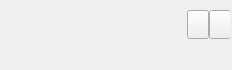
<ui version="4.0" >
 <class>PaletteListWidgetItemClass</class>
 <widget class="QFrame" name="PaletteListWidgetItemClass" >
  <property name="geometry" >
   <rect>
    <x>0</x>
    <y>0</y>
    <width>232</width>
    <height>70</height>
   </rect>
  </property>
  <property name="lineWidth" >
   <number>0</number>
  </property>
  <layout class="QGridLayout" name="gridLayout" >
   <property name="leftMargin" >
    <number>20</number>
   </property>
   <property name="topMargin" >
    <number>4</number>
   </property>
   <property name="rightMargin" >
    <number>2</number>
   </property>
   <property name="bottomMargin" >
    <number>5</number>
   </property>
   <property name="horizontalSpacing" >
    <number>2</number>
   </property>
   <property name="verticalSpacing" >
    <number>0</number>
   </property>
   <item row="0" column="0" >
    <widget class="MoodBox::PaletteViewWidget" native="1" name="paletteWidget" >
     <property name="minimumSize" >
      <size>
       <width>163</width>
       <height>41</height>
      </size>
     </property>
     <property name="maximumSize" >
      <size>
       <width>163</width>
       <height>41</height>
      </size>
     </property>
    </widget>
   </item>
   <item row="0" column="1" colspan="2" >
    <widget class="QWidget" native="1" name="removeButtonHost" >
     <property name="sizePolicy" >
      <sizepolicy vsizetype="Fixed" hsizetype="Fixed" >
       <horstretch>0</horstretch>
       <verstretch>0</verstretch>
      </sizepolicy>
     </property>
     <property name="minimumSize" >
      <size>
       <width>45</width>
       <height>20</height>
      </size>
     </property>
     <layout class="QGridLayout" name="gridLayout_2" >
      <property name="leftMargin" >
       <number>2</number>
      </property>
      <property name="topMargin" >
       <number>2</number>
      </property>
      <property name="rightMargin" >
       <number>0</number>
      </property>
      <property name="bottomMargin" >
       <number>2</number>
      </property>
      <property name="spacing" >
       <number>2</number>
      </property>
      <item row="0" column="2" >
       <widget class="QToolButton" name="addPaletteButton" >
        <property name="minimumSize" >
         <size>
          <width>22</width>
          <height>22</height>
         </size>
        </property>
        <property name="focusPolicy" >
         <enum>Qt::NoFocus</enum>
        </property>
        <property name="accessibleName" >
         <string>transparentButton</string>
        </property>
        <property name="iconSize" >
         <size>
          <width>22</width>
          <height>22</height>
         </size>
        </property>
       </widget>
      </item>
      <item row="0" column="0" >
       <spacer name="horizontalSpacer" >
        <property name="orientation" >
         <enum>Qt::Horizontal</enum>
        </property>
        <property name="sizeHint" stdset="0" >
         <size>
          <width>40</width>
          <height>20</height>
         </size>
        </property>
       </spacer>
      </item>
      <item row="0" column="1" >
       <widget class="QToolButton" name="deletePaletteButton" >
        <property name="minimumSize" >
         <size>
          <width>22</width>
          <height>22</height>
         </size>
        </property>
        <property name="accessibleName" >
         <string>transparentButton</string>
        </property>
        <property name="iconSize" >
         <size>
          <width>22</width>
          <height>22</height>
         </size>
        </property>
       </widget>
      </item>
     </layout>
    </widget>
   </item>
   <item row="1" column="0" >
    <widget class="QLabel" name="nameLabel" >
     <property name="alignment" >
      <set>Qt::AlignCenter|Qt::AlignHCenter|Qt::AlignLeading|Qt::AlignLeft|Qt::AlignVCenter</set>
     </property>
    </widget>
   </item>
  </layout>
 </widget>
 <layoutdefault spacing="0" margin="0" />
 <customwidgets>
  <customwidget>
   <class>MoodBox::PaletteViewWidget</class>
   <extends>QWidget</extends>
   <header>paletteviewwidget.h</header>
  </customwidget>
 </customwidgets>
 <resources/>
 <connections/>
</ui>
